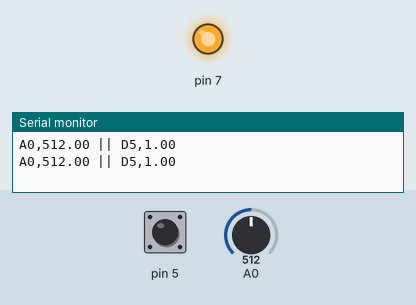
Simulated run of this sketch. Board: Arduino Uno, built with avr-gcc and run on an emulated ATmega328P. Shown: output pins drawn as LEDs (lit = HIGH), the last lines printed to the serial monitor. Dashed ring = blinking. The inputs (shaded band) are chosen by the test bench; at power-on: A0 = 512, pin 5 HIGH.

Above: at 1.9 s.
2.0 s: A0 set to 219
3.5 s: A0 set to 185
At 4.45 s:
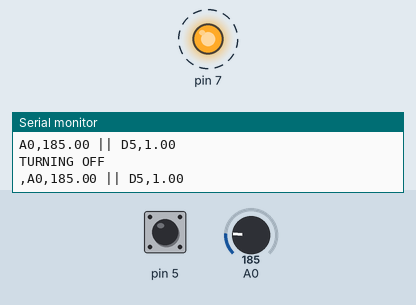
7.0 s: A0 set to 12
11.2 s: A0 set to 9
At 11.2 s:
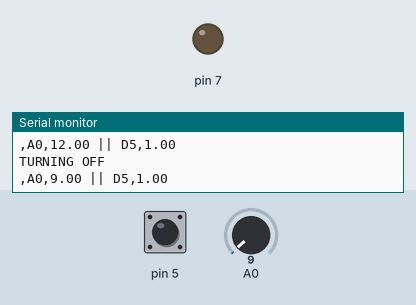
12.7 s: A0 set to 210
At 13.5 s:
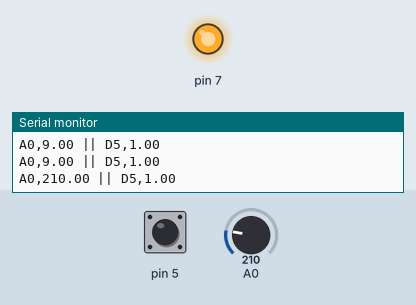
Timing chart, 0 to 15.2 s (numbered marks = the images above; inputs shaded):
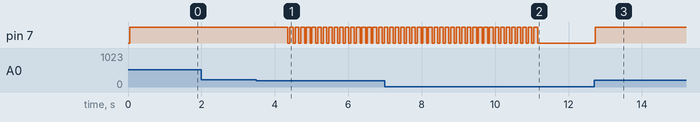

Measured:
- the behaviour switches between 201 and 200 on A0 (found by bisection; images 0 and 1)
- the behaviour switches between 11 and 10 on A0 (found by bisection; images 1 and 2)
- after the input at 3.5 s, pin 7: alternates HIGH for 0.10 s and LOW for 0.05 s, starting after 0.86 s
- after the input at 11.2 s, pin 7: stops changing and stays LOW
- after the input at 12.7 s, pin 7: LOW → HIGH at once

The sketch:

Base.ino
```cpp
#include "signalenzo.h" //Thanks to Aeralius for helping create this library!

  float lastValue;
  bool on;

  void setup() {
     //Opening connection
     Serial.begin(9600);

    pinMode(7, OUTPUT);
    //Regestering all the buttons
    //pinMode(7, INPUT_PULLUP);
    //registerSignalCommand(1);
    //pinMode(6, INPUT_PULLUP);
    //registerSignalCommand(6);
    //pinMode(4, INPUT_PULLUP);
    //registerSignalCommand(4);
    pinMode(5, INPUT_PULLUP);
  }

  void loop() {
    //Don't torture the Arduino :)
    delay(50);
    checkSignals();


    float Input = analogRead(0);

    float five = digitalRead(5);
    Serial.print("A0,"); Serial.print(Input); Serial.print(" || "); Serial.print("D5,"); Serial.print(five); Serial.print("\n");

    ////Check if laying down, if so, turn on
    //if(five == 0 && Input > 200 && !on){
    //on = true;
    //Serial.print("\n\n\n\n---offandlaying!!!!---\n\n\n\n");

    //digitalWrite(7,LOW);
    //delay(1000);
    //}
    ////

    ////Check if pressure
    if(Input > 200){ //Which means off
    //on = false;
    digitalWrite(7,HIGH);


    delay(1000);
      }
    else if(Input <= 200){ //means on
          if(Input > 10){
    digitalWrite(7,HIGH);
    delay(100);
    digitalWrite(7,LOW);

    Serial.print("TURNING OFF\n,");

          }
      }


  }
```

signalenzo.h
```cpp
//With help from Aeralius!

  bool signalPins[14] = {};
  bool signalPinsUps[14] = {};
  bool signalPinsDowns[14] = {};

  void registerSignalCommand( int Pin )
  {
    signalPins[Pin]=true; //Add the pin to the pin list thing :)

  }

  void checkSignals()
  {
    for(int i=0;i<14;i++)
    {
      if(signalPins[i]==true)
      {
        //DOWN
        if(!digitalRead(i) and !signalPinsUps[i])
        {
          signalPinsUps[i] = true;
          signalPinsDowns[i] = false;
          Serial.print("D");Serial.print(i); Serial.println(",1");
        }
        //UP
        if(digitalRead(i) and !signalPinsDowns[i])
        {
          signalPinsUps[i] = false;
          signalPinsDowns[i] = true;
          Serial.print("D");Serial.print(i); Serial.println(",0");
        }
      }
    }
  }
```
